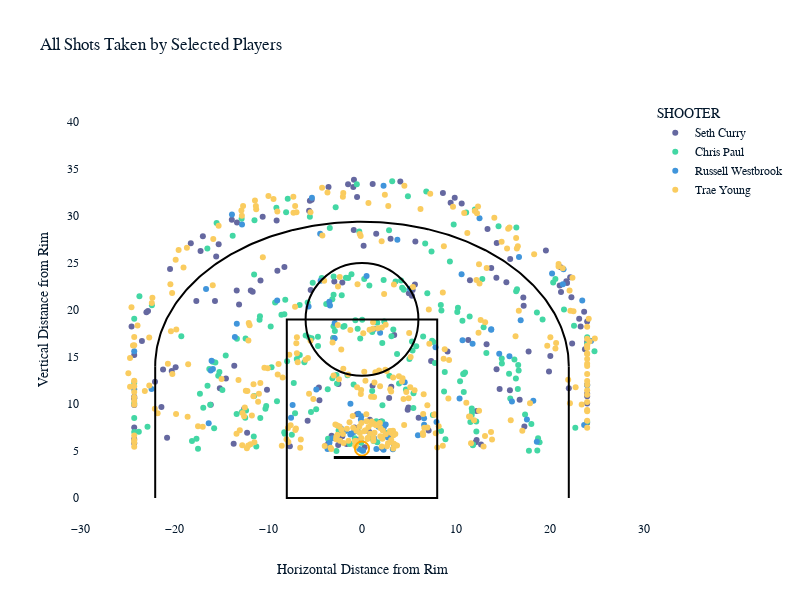

The code cell stored with this chart in its notebook:
### Markdown cell above
## All Shots taken during the NBA 2021 Playoffs By Selected Players - Change Colors

Shot maps give a visual representation of where players are taking their shots on the court. By creating an overall shot map for all players, we can quickly identify common shooting zones, hotspots, and trends across the entire dataset. This helps establish a baseline understanding of typical shooting behavior during the 2021 NBA Playoffs.

We made the chart readable by providing basketball court lines and the hoop to indicate shot locations. The X-Axis is the "Horizontal Distance from the Rim", while the Y-Axis is "Vertical Distance from the Rim".

### Code cell
# all shots taken scatter plot
fig1 = px.scatter(df, x='X', y='Y', color='SHOOTER', title='All Shots Taken by Selected Players')

# court dimensions
fig1.update_layout(
    xaxis_title='Horizontal Distance from Rim',
    yaxis_title='Vertical Distance from Rim',
    width=800,
    height=600,
    xaxis=dict(range=[-30, 30], showgrid=False, zeroline=False, title_standoff=30),
    yaxis=dict(range=[0, 40], showgrid=False, zeroline=False),
    plot_bgcolor='white',
    shapes=[
        dict(type="circle", xref="x", yref="y", x0=-0.75, y0=4.5, x1=0.75, y1=6, line=dict(color="orange")),  # hoop
        dict(type="line", xref="x", yref="y", x0=-3, y0=4.3, x1=3, y1=4.3, line=dict(color="black", width=3)),  # backboard
        dict(type="rect", xref="x", yref="y", x0=-8, y0=0, x1=8, y1=19, line=dict(color="black")),  # paint (key)
        dict(type="circle", xref="x", yref="y", x0=-6, y0=13, x1=6, y1=25, line=dict(color="black")),  # free throw circle
        dict(type="path", path="M -4 5.25 A 4 4 0 0 1 4 5.25", line=dict(color="black")), 
        dict(type="path", xref="x", yref="y", path="M -22 5.25 A 23.75 23.75 0 0 1 22 5.25", line=dict(color="black", width=2)),  # 3PT arc
        dict(type="line", x0=-22, y0=0, x1=-22, y1=14, line=dict(color="black")),  # left corner 3 line
        dict(type="line", x0=22, y0=0, x1=22, y1=14, line=dict(color="black"))  # right corner 3 line
    ]
)

fig1.update_yaxes(scaleanchor="x", scaleratio=1)

# add 3-point arc
theta = np.linspace(0, np.pi, 200)
radius = 22
x_arc = radius * np.cos(theta)
y_arc = (radius * 0.7) * np.sin(theta) + 14 

fig1.add_scatter(
    x=x_arc,
    y=y_arc,
    mode='lines',
    line=dict(color='black', width=2),
    showlegend=False
)

fig1.show()

### Figure 1 — Plotly figure (JSON) as saved in the notebook; plotly's stock layout.template omitted (floating-point values rounded to 4 significant figures; data arrays with more than 128 entries replaced by an {"elided": "..."} marker saying what was removed)
{"data": [{"hovertemplate": "SHOOTER=Seth Curry<br>X=%{x}<br>Y=%{y}<extra></extra>", "legendgroup": "Seth Curry", "marker": {"color": "#6568a0", "symbol": "circle"}, "mode": "markers", "name": "Seth Curry", "orientation": "v", "showlegend": true, "x": {"elided": "147 float values"}, "xaxis": "x", "y": {"elided": "147 float values"}, "yaxis": "y", "type": "scatter"}, {"hovertemplate": "SHOOTER=Chris Paul<br>X=%{x}<br>Y=%{y}<extra></extra>", "legendgroup": "Chris Paul", "marker": {"color": "#43d7a4", "symbol": "circle"}, "mode": "markers", "name": "Chris Paul", "orientation": "v", "showlegend": true, "x": {"elided": "216 float values"}, "xaxis": "x", "y": {"elided": "216 float values"}, "yaxis": "y", "type": "scatter"}, {"hovertemplate": "SHOOTER=Russell Westbrook<br>X=%{x}<br>Y=%{y}<extra></extra>", "legendgroup": "Russell Westbrook", "marker": {"color": "#4095db", "symbol": "circle"}, "mode": "markers", "name": "Russell Westbrook", "orientation": "v", "showlegend": true, "x": [-0.2992, 1.764, 3.282, -0.3582, 2.519, -0.1167, -2.225, -1.199, -0.3817, -0.866, 2.726, 1.531, 0.1195, 2.314, -1.133, -3.669, 1.292, -1.762, -1.24, 2.296, -3.131, 3.386, 2.253, -3.463, -0.06582, 7.926, -1.23, 5.951, -7.549, -4.86, 6.612, 4.541, 6.605, -7.383, 10.38, -2.907, 1.337, 7.821, -2.91, 1.926, 10.69, 15.68, 13.74, -5.686, 18.22, 15.95, -15.86, 17.54, -16.31, 11.76, 18.6, -16.09, -4.405, -9.021, -16.0, 14.6, -13.52, -13.32, -3.406, 0.486, 5.099, 13.75, -3.477, 10.6, -4.449, 23.63, -22.39, 16.88, -16.59, 3.762, -13.83, -24.23, -24.23, 21.37, 23.43, 23.95, 24.36, -5.326, 20.22, 12.5, 16.7, 21.44, 2.292, -12.76], "xaxis": "x", "y": [5.221, 7.578, 5.185, 6.189, 7.825, 8.34, 7.406, 6.824, 8.955, 7.029, 6.473, 5.209, 5.019, 7.539, 6.844, 5.217, 6.354, 7.129, 6.75, 5.134, 6.359, 5.713, 7.197, 5.865, 8.704, 8.072, 10.03, 6.662, 8.537, 11.54, 7.783, 12.32, 8.472, 9.905, 10.58, 18.62, 18.01, 16.03, 16.99, 17.59, 16.78, 15.07, 17.91, 20.36, 10.35, 10.27, 13.73, 8.346, 7.943, 16.42, 5.993, 13.56, 23.11, 21.01, 14.61, 15.36, 17.13, 18.54, 20.48, 23.62, 22.26, 17.94, 20.88, 23.82, 28.11, 7.765, 11.6, 18.92, 22.23, 27.47, 30.17, 11.57, 15.6, 22.75, 21.0, 11.98, 16.7, 31.95, 23.88, 29.77, 25.65, 24.35, 33.23, 29.11], "yaxis": "y", "type": "scatter"}, {"hovertemplate": "SHOOTER=Trae Young<br>X=%{x}<br>Y=%{y}<extra></extra>", "legendgroup": "Trae Young", "marker": {"color": "#facc5f", "symbol": "circle"}, "mode": "markers", "name": "Trae Young", "orientation": "v", "showlegend": true, "x": {"elided": "329 float values"}, "xaxis": "x", "y": {"elided": "329 float values"}, "yaxis": "y", "type": "scatter"}, {"line": {"color": "black", "width": 2}, "mode": "lines", "showlegend": false, "x": {"elided": "200 float values"}, "y": {"elided": "200 float values"}, "type": "scatter"}], "layout": {"xaxis": {"anchor": "y", "domain": [0, 1], "title": {"text": "Horizontal Distance from Rim", "standoff": 30}, "range": [-30, 30], "showgrid": false, "zeroline": false}, "yaxis": {"anchor": "x", "domain": [0, 1], "title": {"text": "Vertical Distance from Rim"}, "range": [0, 40], "showgrid": false, "zeroline": false, "scaleanchor": "x", "scaleratio": 1}, "legend": {"title": {"text": "SHOOTER"}, "tracegroupgap": 0}, "title": {"text": "All Shots Taken by Selected Players"}, "width": 800, "height": 600, "plot_bgcolor": "white", "shapes": [{"line": {"color": "orange"}, "type": "circle", "x0": -0.75, "x1": 0.75, "xref": "x", "y0": 4.5, "y1": 6, "yref": "y"}, {"line": {"color": "black", "width": 3}, "type": "line", "x0": -3, "x1": 3, "xref": "x", "y0": 4.3, "y1": 4.3, "yref": "y"}, {"line": {"color": "black"}, "type": "rect", "x0": -8, "x1": 8, "xref": "x", "y0": 0, "y1": 19, "yref": "y"}, {"line": {"color": "black"}, "type": "circle", "x0": -6, "x1": 6, "xref": "x", "y0": 13, "y1": 25, "yref": "y"}, {"line": {"color": "black"}, "path": "M -4 5.25 A 4 4 0 0 1 4 5.25", "type": "path"}, {"line": {"color": "black", "width": 2}, "path": "M -22 5.25 A 23.75 23.75 0 0 1 22 5.25", "type": "path", "xref": "x", "yref": "y"}, {"line": {"color": "black"}, "type": "line", "x0": -22, "x1": -22, "y0": 0, "y1": 14}, {"line": {"color": "black"}, "type": "line", "x0": 22, "x1": 22, "y0": 0, "y1": 14}]}}
